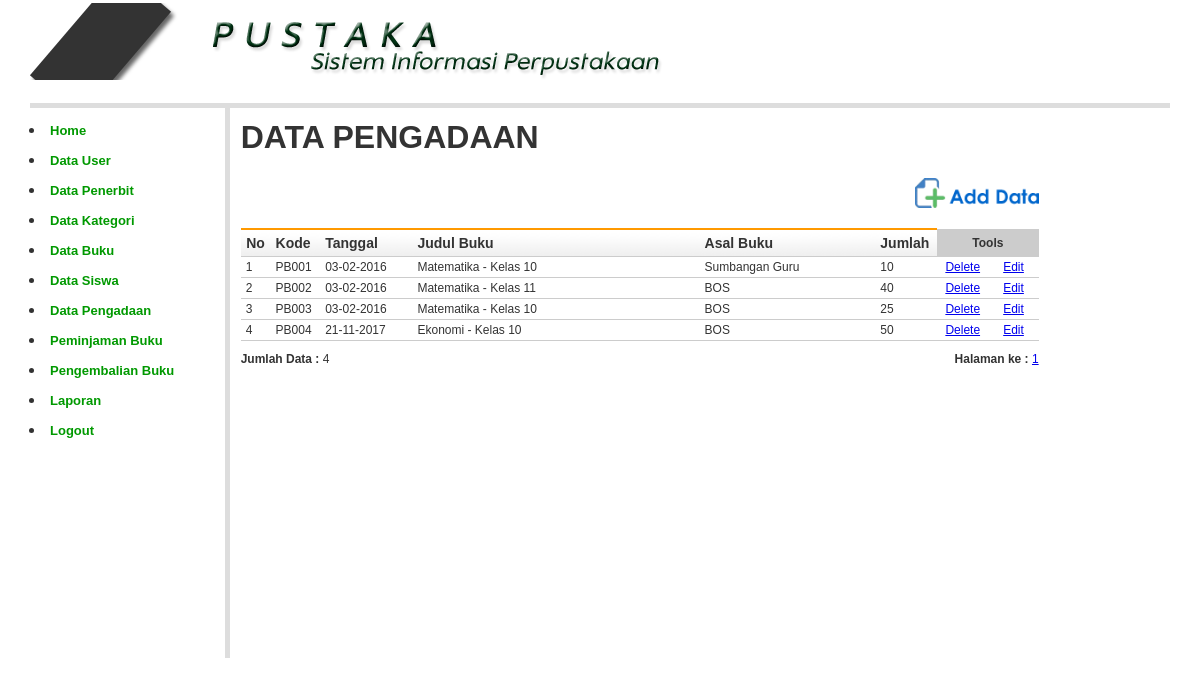
Page /index.php?open=Pengadaan-Data (signed in) on the committed database.
### tables this page shows
CREATE TABLE `pengadaan` (
  `no_pengadaan` char(5) NOT NULL,
  `tgl_pengadaan` date NOT NULL,
  `kd_buku` char(5) NOT NULL,
  `asal_buku` varchar(100) NOT NULL,
  `jumlah` int(2) NOT NULL,
  `keterangan` varchar(200) NOT NULL
);

CREATE TABLE `buku` (
  `kd_buku` char(5) NOT NULL,
  `judul` varchar(100) NOT NULL,
  `isbn` varchar(40) NOT NULL,
  `pengarang` varchar(100) NOT NULL,
  `halaman` int(4) NOT NULL,
  `jumlah` int(4) NOT NULL,
  `th_terbit` varchar(4) NOT NULL,
  `gambar` varchar(200) NOT NULL,
  `sinopsis` text NOT NULL,
  `kd_penerbit` char(3) NOT NULL,
  `kd_kategori` char(3) NOT NULL
);

### library/inc.library.php (called while the page is built, shortened)
<?php
function IndonesiaTgl($tanggal)
{
	$tgl = substr($tanggal, 8, 2);
	$bln = substr($tanggal, 5, 2);
	$thn = substr($tanggal, 0, 4);
	$tanggal = "$tgl-$bln-$thn";
	return $tanggal;
}

### pengadaan_data.php (the view, shortened to what this page needs)
<?php
include_once "library/inc.library.php";
$baris  = 50;
$hal   = isset($_GET['hal']) ? $_GET['hal'] : 1;
$infoSql = "SELECT * FROM pengadaan";
$infoQry = mysqli_query($conn, $infoSql) or die("error paging: " . mysqli_error($conn));
$jumlah  = mysqli_num_rows($infoQry);
$maks  = ceil($jumlah / $baris);
$mulai  = $baris * ($hal - 1);
?><table width="800" border="0" cellpadding="2" cellspacing="1" class="table-border">
  <tr>
    <td colspan="2">
      <h1><b> DATA PENGADAAN </b></h1>
    </td>
  </tr>
  <tr>
    <td colspan="2" align="right"><a href="?open=Pengadaan-Add" target="_self"><img src="images/btn_add_data.png" height="30" border="0" /></a></td>
  </tr>
  <tr>
    <td colspan="2">&nbsp;</td>
  </tr>
  <tr>
    <td colspan="2">
      <table class="table-list" width="100%" border="0" cellspacing="1" cellpadding="2">
        <tr>
          <th width="20" align="center">No</th>
          <th width="40">Kode</th>
          <th width="85">Tanggal </th>
          <th width="297">Judul Buku </th>
          <th width="175">Asal Buku </th>
          <th width="52">Jumlah</th>
          <td colspan="2" align="center" bgcolor="#CCCCCC"><strong>Tools</strong></td>
        </tr>
        <?php
        $mySql = "SELECT pengadaan.*, buku.judul FROM pengadaan
				LEFT JOIN buku ON pengadaan.kd_buku = buku.kd_buku
				ORDER BY no_pengadaan ASC LIMIT $mulai, $baris";
        $myQry = mysqli_query($conn, $mySql)  or die("Query salah : " . mysqli_error($conn));
        $nomor = $mulai;
        while ($myData = mysqli_fetch_array($myQry)) {
          $nomor++;
          $Kode = $myData['no_pengadaan'];
        ?>
          <tr>
            <td> <?php echo $nomor; ?> </td>
            <td> <?php echo $myData['no_pengadaan']; ?> </td>
            <td> <?php echo IndonesiaTgl($myData['tgl_pengadaan']); ?> </td>
            <td> <?php echo $myData['judul']; ?> </td>
            <td> <?php echo $myData['asal_buku']; ?> </td>
            <td> <?php echo $myData['jumlah']; ?> </td>
            <td width="42" align="center"><a href="?open=Pengadaan-Delete&Kode=<?php echo $Kode; ?>" target="_self" alt="Delete Data" onclick="return confirm('ANDA YAKIN AKAN MENGHAPUS DATA INI ... ?')">Delete</a></td>
            <td width="42" align="center"><a href="?open=Pengadaan-Edit&Kode=<?php echo $Kode; ?>" target="_self" alt="Edit Data">Edit</a></td>
          </tr>
        <?php } ?>
      </table>
    </td>
  </tr>
  <tr class="selKecil">
    <td width="308"><b>Jumlah Data :</b> <?php echo $jumlah; ?> </td>
    <td width="481" align="right"><strong>Halaman ke :</strong>
      <?php
      for ($h = 1; $h <= $maks; $h++) {
        echo " <a href='?open=Pengadaan-Data&hal=$h'>$h</a> ";
      }
      ?> </td>
  </tr>
</table>

### styles/style.css (style rules this page uses)
body { margin:0px auto 0px; padding:3px; font-family:"Arial"; font-size:12px; color:#333; width:95%; background-position:top; background-color:#fff; }
.table-main td { color: #333; border-collapse: collapse; vertical-align: center; padding: 0px; border:none; }
.table-list { clear: both; text-align: left; border-collapse: collapse; margin: 0px 0px 10px 0px; background:#fff; }
.table-list th { color: #333; font-size: 14px; font-weight: 700; margin: 2px 2px 2px 2px; padding: 5px 5px; background: url(../images/head_white.jpg) repeat-x top #fff; border-bottom: 1px solid #CCC; border-top: 2px solid #FF9900; }
.table-list td { color: #333; font-size:12px; border-color: #fff; border-collapse: collapse; vertical-align: center; padding: 3px 5px; border-bottom:1px #CCCCCC solid; }
.selKecil { color: #333; font-size:12px; border-color: #fff; border-collapse: collapse; vertical-align: center; padding: 3px 5px; border-bottom:1px #CCCCCC solid; }

### rows in the picture
pengadaan: no_pengadaan "PB001", tgl_pengadaan "03-02-2016", kd_buku.judul "Matematika - Kelas 10", asal_buku "Sumbangan Guru", jumlah "10"
pengadaan: no_pengadaan "PB002", tgl_pengadaan "03-02-2016", kd_buku.judul "Matematika - Kelas 11", asal_buku "BOS", jumlah "40"
pengadaan: no_pengadaan "PB003", tgl_pengadaan "03-02-2016", kd_buku.judul "Matematika - Kelas 10", asal_buku "BOS", jumlah "25"
pengadaan: no_pengadaan "PB004", tgl_pengadaan "21-11-2017", kd_buku.judul "Ekonomi - Kelas 10", asal_buku "BOS", jumlah "50"

### other values in the picture
$jumlah "4"
